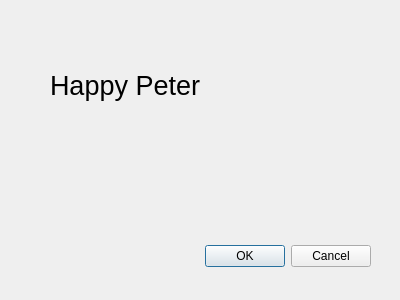
<?xml version="1.0" encoding="UTF-8"?>
<ui version="4.0">
 <class>Dialog</class>
 <widget class="QDialog" name="Dialog">
  <property name="geometry">
   <rect>
    <x>0</x>
    <y>0</y>
    <width>400</width>
    <height>300</height>
   </rect>
  </property>
  <property name="windowTitle">
   <string>Dialog</string>
  </property>
  <widget class="QDialogButtonBox" name="buttonBox">
   <property name="geometry">
    <rect>
     <x>30</x>
     <y>240</y>
     <width>341</width>
     <height>32</height>
    </rect>
   </property>
   <property name="orientation">
    <enum>Qt::Horizontal</enum>
   </property>
   <property name="standardButtons">
    <set>QDialogButtonBox::Cancel|QDialogButtonBox::Ok</set>
   </property>
  </widget>
  <widget class="QLabel" name="label">
   <property name="geometry">
    <rect>
     <x>50</x>
     <y>40</y>
     <width>241</width>
     <height>91</height>
    </rect>
   </property>
   <property name="font">
    <font>
     <pointsize>20</pointsize>
    </font>
   </property>
   <property name="text">
    <string>Happy Peter</string>
   </property>
  </widget>
 </widget>
 <resources/>
 <connections>
  <connection>
   <sender>buttonBox</sender>
   <signal>accepted()</signal>
   <receiver>Dialog</receiver>
   <slot>accept()</slot>
   <hints>
    <hint type="sourcelabel">
     <x>248</x>
     <y>254</y>
    </hint>
    <hint type="destinationlabel">
     <x>157</x>
     <y>274</y>
    </hint>
   </hints>
  </connection>
  <connection>
   <sender>buttonBox</sender>
   <signal>rejected()</signal>
   <receiver>Dialog</receiver>
   <slot>reject()</slot>
   <hints>
    <hint type="sourcelabel">
     <x>316</x>
     <y>260</y>
    </hint>
    <hint type="destinationlabel">
     <x>286</x>
     <y>274</y>
    </hint>
   </hints>
  </connection>
 </connections>
</ui>
